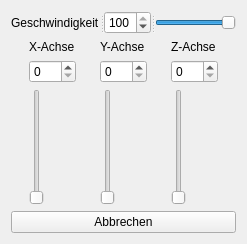
<?xml version="1.0" encoding="UTF-8"?>
<ui version="4.0">
 <class>ControlWidget</class>
 <widget class="QWidget" name="ControlWidget">
  <property name="geometry">
   <rect>
    <x>0</x>
    <y>0</y>
    <width>247</width>
    <height>244</height>
   </rect>
  </property>
  <property name="windowTitle">
   <string>Control</string>
  </property>
  <layout class="QVBoxLayout" name="verticalLayout">
   <item>
    <widget class="QSplitter" name="splitter">
     <property name="orientation">
      <enum>Qt::Horizontal</enum>
     </property>
     <widget class="QLabel" name="label_Speed">
      <property name="text">
       <string>Geschwindigkeit</string>
      </property>
      <property name="buddy">
       <cstring>spinBox_Speed</cstring>
      </property>
     </widget>
     <widget class="QSpinBox" name="spinBox_Speed">
      <property name="maximum">
       <number>100</number>
      </property>
      <property name="value">
       <number>100</number>
      </property>
     </widget>
     <widget class="QSlider" name="horizontalSlider_Speed">
      <property name="maximum">
       <number>100</number>
      </property>
      <property name="sliderPosition">
       <number>100</number>
      </property>
      <property name="orientation">
       <enum>Qt::Horizontal</enum>
      </property>
     </widget>
    </widget>
   </item>
   <item>
    <layout class="QGridLayout" name="gridLayout">
     <item row="0" column="0">
      <widget class="QLabel" name="label_X">
       <property name="text">
        <string>X-Achse</string>
       </property>
      </widget>
     </item>
     <item row="0" column="1">
      <widget class="QLabel" name="label_Y">
       <property name="text">
        <string>Y-Achse</string>
       </property>
      </widget>
     </item>
     <item row="0" column="2">
      <widget class="QLabel" name="label_Z">
       <property name="text">
        <string>Z-Achse</string>
       </property>
      </widget>
     </item>
     <item row="1" column="0">
      <widget class="QSpinBox" name="spinBox_X">
       <property name="maximum">
        <number>360</number>
       </property>
      </widget>
     </item>
     <item row="1" column="1">
      <widget class="QSpinBox" name="spinBox_Y">
       <property name="maximum">
        <number>360</number>
       </property>
      </widget>
     </item>
     <item row="1" column="2">
      <widget class="QSpinBox" name="spinBox_Z">
       <property name="maximum">
        <number>360</number>
       </property>
      </widget>
     </item>
     <item row="2" column="0">
      <widget class="QSlider" name="verticalSlider_X">
       <property name="maximum">
        <number>360</number>
       </property>
       <property name="orientation">
        <enum>Qt::Vertical</enum>
       </property>
      </widget>
     </item>
     <item row="2" column="1">
      <widget class="QSlider" name="verticalSlider_Y">
       <property name="maximum">
        <number>360</number>
       </property>
       <property name="orientation">
        <enum>Qt::Vertical</enum>
       </property>
      </widget>
     </item>
     <item row="2" column="2">
      <widget class="QSlider" name="verticalSlider_Z">
       <property name="maximum">
        <number>360</number>
       </property>
       <property name="orientation">
        <enum>Qt::Vertical</enum>
       </property>
      </widget>
     </item>
    </layout>
   </item>
   <item>
    <widget class="QPushButton" name="pushButton_Quit">
     <property name="text">
      <string>Abbrechen</string>
     </property>
    </widget>
   </item>
  </layout>
 </widget>
 <resources/>
 <connections>
  <connection>
   <sender>spinBox_Speed</sender>
   <signal>valueChanged(int)</signal>
   <receiver>horizontalSlider_Speed</receiver>
   <slot>setValue(int)</slot>
   <hints>
    <hint type="sourcelabel">
     <x>164</x>
     <y>81</y>
    </hint>
    <hint type="destinationlabel">
     <x>261</x>
     <y>80</y>
    </hint>
   </hints>
  </connection>
  <connection>
   <sender>horizontalSlider_Speed</sender>
   <signal>valueChanged(int)</signal>
   <receiver>spinBox_Speed</receiver>
   <slot>setValue(int)</slot>
   <hints>
    <hint type="sourcelabel">
     <x>324</x>
     <y>78</y>
    </hint>
    <hint type="destinationlabel">
     <x>170</x>
     <y>80</y>
    </hint>
   </hints>
  </connection>
  <connection>
   <sender>pushButton_Quit</sender>
   <signal>clicked()</signal>
   <receiver>ControlWidget</receiver>
   <slot>close()</slot>
   <hints>
    <hint type="sourcelabel">
     <x>184</x>
     <y>444</y>
    </hint>
    <hint type="destinationlabel">
     <x>272</x>
     <y>206</y>
    </hint>
   </hints>
  </connection>
  <connection>
   <sender>verticalSlider_X</sender>
   <signal>valueChanged(int)</signal>
   <receiver>spinBox_X</receiver>
   <slot>setValue(int)</slot>
   <hints>
    <hint type="sourcelabel">
     <x>60</x>
     <y>233</y>
    </hint>
    <hint type="destinationlabel">
     <x>55</x>
     <y>145</y>
    </hint>
   </hints>
  </connection>
  <connection>
   <sender>verticalSlider_Y</sender>
   <signal>valueChanged(int)</signal>
   <receiver>spinBox_Y</receiver>
   <slot>setValue(int)</slot>
   <hints>
    <hint type="sourcelabel">
     <x>154</x>
     <y>277</y>
    </hint>
    <hint type="destinationlabel">
     <x>155</x>
     <y>140</y>
    </hint>
   </hints>
  </connection>
  <connection>
   <sender>verticalSlider_Z</sender>
   <signal>valueChanged(int)</signal>
   <receiver>spinBox_Z</receiver>
   <slot>setValue(int)</slot>
   <hints>
    <hint type="sourcelabel">
     <x>250</x>
     <y>268</y>
    </hint>
    <hint type="destinationlabel">
     <x>253</x>
     <y>142</y>
    </hint>
   </hints>
  </connection>
  <connection>
   <sender>spinBox_X</sender>
   <signal>valueChanged(int)</signal>
   <receiver>verticalSlider_X</receiver>
   <slot>setValue(int)</slot>
   <hints>
    <hint type="sourcelabel">
     <x>68</x>
     <y>142</y>
    </hint>
    <hint type="destinationlabel">
     <x>59</x>
     <y>223</y>
    </hint>
   </hints>
  </connection>
  <connection>
   <sender>spinBox_Y</sender>
   <signal>valueChanged(int)</signal>
   <receiver>verticalSlider_Y</receiver>
   <slot>setValue(int)</slot>
   <hints>
    <hint type="sourcelabel">
     <x>164</x>
     <y>138</y>
    </hint>
    <hint type="destinationlabel">
     <x>158</x>
     <y>223</y>
    </hint>
   </hints>
  </connection>
  <connection>
   <sender>spinBox_Z</sender>
   <signal>valueChanged(int)</signal>
   <receiver>verticalSlider_Z</receiver>
   <slot>setValue(int)</slot>
   <hints>
    <hint type="sourcelabel">
     <x>258</x>
     <y>138</y>
    </hint>
    <hint type="destinationlabel">
     <x>250</x>
     <y>242</y>
    </hint>
   </hints>
  </connection>
 </connections>
</ui>
